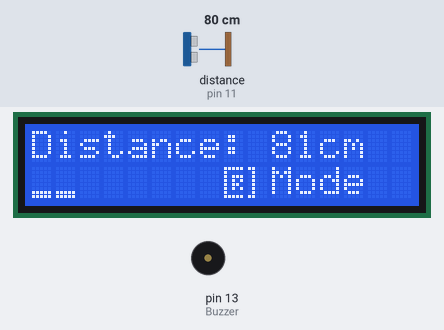
The sketch below on a simulated Arduino Uno, built with avr-gcc and run on an emulated ATmega328P. Parts: 16×2 character LCD, buzzer (waves = sounding, pin HIGH). Inputs (shaded band) come from the test bench; at power-on: distance to the obstacle (sensor on pin 11) 80 cm. The echo pulse lasts 58.3 µs per cm.

Above: at 0.92 s.
1.3 s: distance to the obstacle (sensor on pin 11) set to 12 cm
At 1.77 s:
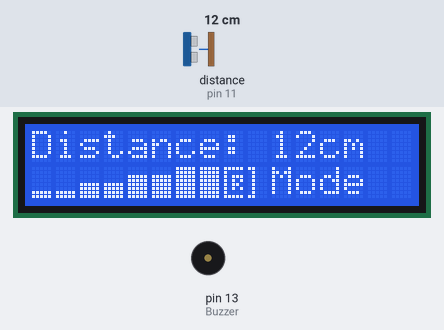
3.3 s: distance to the obstacle (sensor on pin 11) set to 9 cm
At 3.8 s:
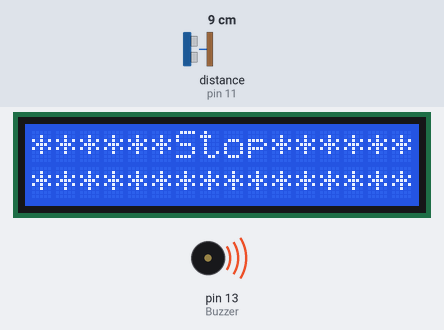
4.9 s: distance to the obstacle (sensor on pin 11) set to 35 cm
At 5.31 s:
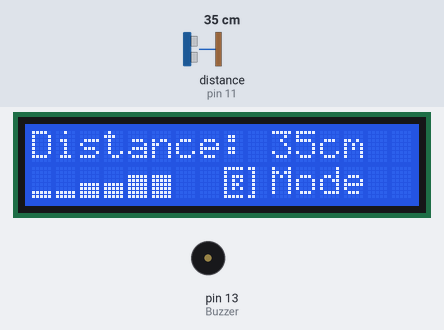
6.6 s: distance to the obstacle (sensor on pin 11) set to 2 cm
At 7.2 s:
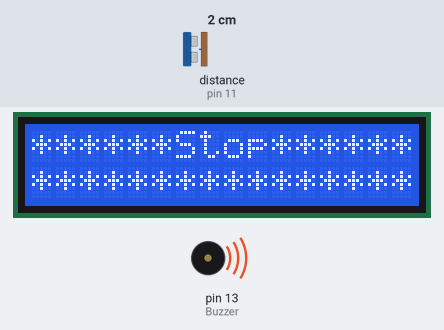
9.6 s: distance to the obstacle (sensor on pin 11) set to 60 cm
At 9.97 s:
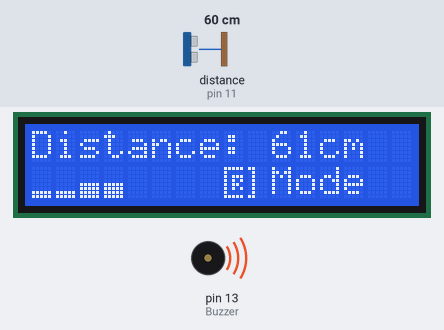
11.6 s: distance to the obstacle (sensor on pin 11) set to 4 cm
At 12.7 s:
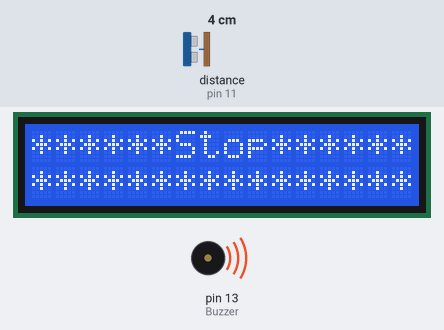
Timing chart, 0 to 14.6 s (numbered marks = the images above; inputs shaded):
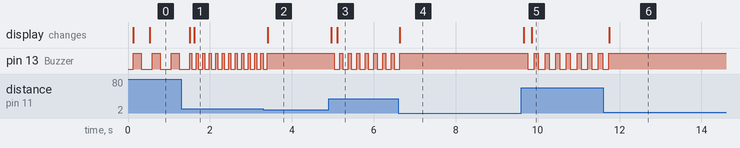

Measured:
- the behaviour switches between 11 and 10 cm on distance to the obstacle (sensor on pin 11) (found by bisection; images 1 and 2)
- after the input at 1.3 s, pin 13 (Buzzer): alternates HIGH for 0.05 s and LOW for 0.11 s, starting after 0.26 s; the display: first changes after 0.21 s (image 1 shows a later state)
- after the input at 3.3 s, pin 13 (Buzzer): goes on until 3.4 s, then stays HIGH; the display: changes after 0.11 s (image 2)
- after the input at 4.9 s, pin 13 (Buzzer): alternates HIGH for 0.08 s and LOW for 0.13 s, starting after 0.13 s; the display: first changes after 0.06 s (image 3 shows a later state)
- after the input at 6.6 s, pin 13 (Buzzer): goes on until 6.6 s, then stays HIGH; the display: changes at once (image 4)
- after the input at 9.6 s, pin 13 (Buzzer): alternates HIGH for 0.10 s and LOW for 0.16 s, starting after 0.16 s; the display: first changes after 0.06 s (image 5 shows a later state)
- after the input at 11.6 s, pin 13 (Buzzer): goes on until 11.7 s, then stays HIGH; the display: changes after 0.15 s (image 6)
- by itself, pin 13 (Buzzer): alternates HIGH for 0.20 s and LOW for 0.26 s

The sketch:

car_parking_sensor.ino
```cpp
//CODE BY LUCKY YADAV FOR CAR PARKING SENSOR USING ARDUINO UNO


#include <NewPing.h>

#define TRIGGER_PIN  12  // Arduino pin tied to trigger pin on the ultrasonic sensor.
#define ECHO_PIN     11  // Arduino pin tied to echo pin on the ultrasonic sensor.
#define MAX_DISTANCE 300 // Maximum distance we want to ping for (in centimeters). Maximum sensor distance is rated at 400-500cm.

#include <LiquidCrystal.h>
int RS=A5 ,E=A4, D4=A3, D5=A2, D6=A1, D7=A0;
LiquidCrystal lcd(RS, E, D4, D5, D6, D7); // initialize the library with the numbers of the interface pins
int Buzzer = 13;
int val=0;
NewPing sonar(TRIGGER_PIN, ECHO_PIN, MAX_DISTANCE); // NewPing setup of pins and maximum distance.

// Creating Charaters for Bar Graph and Reverse Mode Icon
byte Level0[8] = {
        0b00000,
    0b00000,
    0b00000,
    0b00000,
    0b00000,
    0b00000,
    0b11111,
    0b11111
};
byte Level1[8] = {
        0b00000,
    0b00000,
    0b00000,
    0b00000,
    0b11111,
    0b11111,
    0b11111,
    0b11111
};
byte Level2[8] = {
        0b00000,
    0b00000,
    0b11111,
    0b11111,
    0b11111,
    0b11111,
    0b11111,
    0b11111
};
byte Level3[8] = {
        0b11111,
    0b11111,
    0b11111,
    0b11111,
    0b11111,
    0b11111,
    0b11111,
    0b11111
};
byte NoLevel[8] = {
        0b00000,
    0b00000,
    0b00000,
    0b00000,
    0b00000,
    0b00000,
    0b00000,
    0b00000
};
byte R [8] = {
        0b11111,
    0b10000,
    0b10111,
    0b10101,
    0b10110,
    0b10101,
    0b10000,
    0b11111
};
byte B [8] = {

        0b11000,
    0b01000,
    0b01000,
    0b01000,
    0b01000,
    0b01000,
    0b01000,
    0b11000
};

void setup()
{
  lcd.createChar(0, Level0);
  lcd.createChar(1, Level1);
  lcd.createChar(2, Level2);
  lcd.createChar(3, Level3);
  lcd.createChar(4, NoLevel);
  lcd.createChar(5, R);
  lcd.createChar(6, B);
  lcd.begin(16, 2); // set up the LCD's number of columns and rows:
  pinMode(Buzzer,OUTPUT); //Setup Buzzer pin as output pin
}

void loop()
{
  delay(50); // Wait 50ms between pings (about 20 pings/sec). 29ms should be the shortest delay between pings.
  lcd.setCursor(0, 0);
  lcd.print("Distance: ");
  val=sonar.ping_cm();
  lcd.print(val);
  lcd.print("cm    ");
  lcd.setCursor(8, 1);
  lcd.write(byte(5));
  lcd.setCursor(9, 1);
  lcd.write(byte(6));
  lcd.setCursor(10, 1);
  lcd.print("Mode    ");


  if(val<=10&&val>0)
  {
    lcd.setCursor(0,0);
    digitalWrite(Buzzer, HIGH);   // turn the Buzzer on (HIGH is the voltage level)
    lcd.print("******Stop******");
    lcd.setCursor(0,1);
    lcd.print("****************");


  }
  else if(val<=25&&val>10)
  {
  digitalWrite(Buzzer, HIGH);   // turn the Buzzer on (HIGH is the voltage level)
  delay(50);               // wait for a second
  digitalWrite(Buzzer, LOW);    // turn the Buzzer off by making the voltage LOW
  delay(50);
  lcd.setCursor(0, 1); // bottom left
  lcd.write(byte(0));
  lcd.setCursor(1, 1); // bottom left
  lcd.write(byte(0));
  lcd.setCursor(2, 1); // bottom left
  lcd.write(byte(1));
  lcd.setCursor(3, 1); // bottom left
  lcd.write(byte(1));
  lcd.setCursor(4, 1);
  lcd.write(byte(2));
  lcd.setCursor(5, 1);
  lcd.write(byte(2));
    lcd.setCursor(6, 1);
  lcd.write(byte(3));
  lcd.setCursor(7, 1);
  lcd.write(byte(3));


  }
  else if(val<=50&&val>25)
  {
  digitalWrite(Buzzer, HIGH);   // turn the Buzzer on (HIGH is the voltage level)
  delay(75);               // wait for a second
  digitalWrite(Buzzer, LOW);    // turn the Buzzer off by making the voltage LOW
  delay(75);               // wait for a second
  lcd.setCursor(0, 1); // bottom left
  lcd.write(byte(0));
  lcd.setCursor(1, 1); // bottom left
  lcd.write(byte(0));
  lcd.setCursor(2, 1); // bottom left
  lcd.write(byte(1));
  lcd.setCursor(3, 1); // bottom left
  lcd.write(byte(1));
  lcd.setCursor(4, 1);
  lcd.write(byte(2));
  lcd.setCursor(5, 1);
  lcd.write(byte(2));
    lcd.setCursor(6, 1);
  lcd.write(byte(4));
  lcd.setCursor(7, 1);
  lcd.write(byte(4));


  }
    else if(val<=75&&val>50)
  {
  digitalWrite(Buzzer, HIGH);   // turn the Buzzer on (HIGH is the voltage level)
  delay(100);               // wait for a second
  digitalWrite(Buzzer, LOW);    // turn the Buzzer off by making the voltage LOW
  delay(100);
 lcd.setCursor(0, 1); // bottom left
  lcd.write(byte(0));
  lcd.setCursor(1, 1); // bottom left
  lcd.write(byte(0));
  lcd.setCursor(2, 1); // bottom left
  lcd.write(byte(1));
  lcd.setCursor(3, 1); // bottom left
  lcd.write(byte(1));
  lcd.setCursor(4, 1);
  lcd.write(byte(4));
  lcd.setCursor(5, 1);
  lcd.write(byte(4));
    lcd.setCursor(6, 1);
  lcd.write(byte(4));
  lcd.setCursor(7, 1);
  lcd.write(byte(4));


  }
    else if(val<=100&&val>75)
  {
  digitalWrite(Buzzer, HIGH);   // turn the Buzzer on (HIGH is the voltage level)
  delay(200);               // wait for a second
  digitalWrite(Buzzer, LOW);    // turn the Buzzer off by making the voltage LOW
  delay(200);
lcd.setCursor(0, 1); // bottom leftlcd.setCursor(0, 1); // bottom left
  lcd.write(byte(0));lcd.write(byte(0));
  lcd.setCursor(1, 1); // bottom leftlcd.setCursor(1, 1); // bottom left
  lcd.write(byte(0));lcd.write(byte(0));
  lcd.setCursor(2, 1); // bottom left
  lcd.write(byte(4));
  lcd.setCursor(3, 1); // bottom left
  lcd.write(byte(4));
  lcd.setCursor(4, 1);
  lcd.write(byte(4));
  lcd.setCursor(5, 1);
  lcd.write(byte(4));
    lcd.setCursor(6, 1);
  lcd.write(byte(4));
  lcd.setCursor(7, 1);
  lcd.write(byte(4));


  }

      else if(val<MAX_DISTANCE)
  {
            // wait for a second
  digitalWrite(Buzzer, LOW);    // turn the Buzzer off by making the voltage LOW
  lcd.setCursor(0, 1); // bottom leftlcd.setCursor(0, 1); // bottom left
  lcd.write(byte(4));lcd.write(byte(0));
  lcd.setCursor(1, 1); // bottom leftlcd.setCursor(1, 1); // bottom left
  lcd.write(byte(4));lcd.write(byte(0));
  lcd.setCursor(2, 1);
  lcd.write(byte(4));
  lcd.setCursor(3, 1);
  lcd.write(byte(4));
  lcd.setCursor(4, 1);
  lcd.write(byte(4));
  lcd.setCursor(5, 1);
  lcd.write(byte(4));
    lcd.setCursor(6, 1);
  lcd.write(byte(4));
  lcd.setCursor(7, 1);
  lcd.write(byte(4));


  }

}

// End of Program
```
